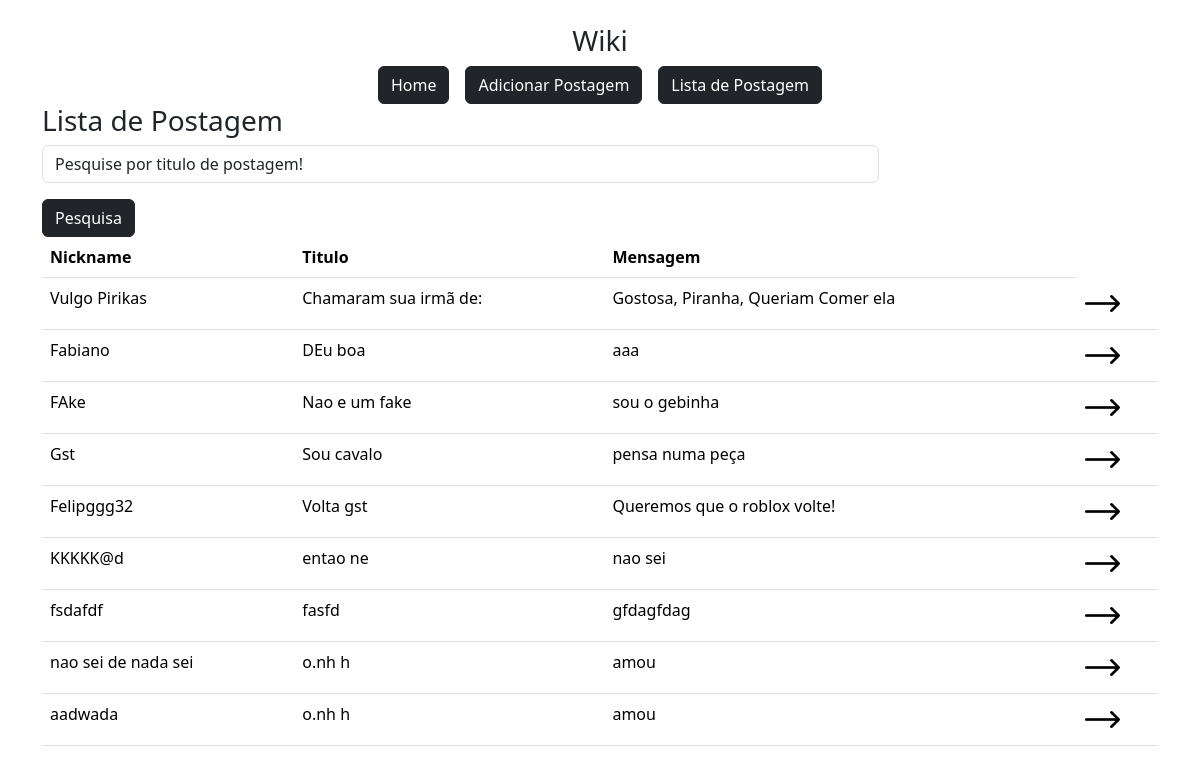
Screenshot of /lista with the database file from the repository.
### app/models.py (models this page shows)
class Wiki(db.Model):
    id = db.Column(db.Integer, primary_key=True)
    data_envio = db.Column(db.DateTime, default=datetime.now())
    nickname = db.Column(db.String)
    titulo = db.Column(db.String)
    mensagem = db.Column(db.String)
    curtidas = db.Column(db.Integer, default=0)
    respostas = db.relationship("Resposta", back_populates="wiki")

### app/view.py (the view)
@app.route('/lista')
def listaPagina():
    dados = Wiki.query.all()
    if request.method == 'GET':
        pesquisa = request.args.get('pesquisa', '')
    dados = Wiki.query.order_by('titulo')
    if pesquisa:
        dados = dados.filter(Wiki.titulo==pesquisa)
    context = {'dados': dados.all()}
    return render_template('listapostagem.html',context=context)

### app/templates/listapostagem.html (shortened to what this page needs)
{% extends 'base.html' %}
{% block content %}
    <div class="container">
        <div class="mt-4">
            {% include 'nave.html' %}
            <h3>Lista de Postagem</h3>
            <form method="get" class="'row">
                <div class="col-9">
                    <input type="text" name="pesquisa" class="form-control" value="Pesquise por titulo de postagem!" onfocus="limparTexto(this)">
                </div>
                <div class="col-3 mt-3">
                    <button type="submit" class="btn btn-dark">Pesquisa</button>
                </div>
            </form>
                <table class="table">
                    <thead>
                        <tr>
                            <th>Nickname</th>
                            <th>Titulo</th>
                            <th>Mensagem</th>
                        </tr>
                    </thead>
                    <body>
                        {% for linha in context['dados'] %}
                        <tr>
                            <td>{{linha.nickname}}</td>
                            <td>{{linha.titulo}}</td>
                            <td>{{linha.mensagem}}</td>
                            <td><a href="{{url_for('contatoDetail', id=linha.id)}}"><img src="{{url_for('static', filename='img/seta-direita.png')}}" style="width: 35px;"></a></td>
                        </tr>
                        {% endfor %}
                    </body>
                </table>
        </div>
    </div>
{% endblock %}

### app/templates/base.html (shortened to what this page needs)
<!DOCTYPE html>
<html lang="pt-BR">
<head>
    <link href="https://cdn.jsdelivr.net/npm/bootstrap@5.3.3/dist/css/bootstrap.min.css" rel="stylesheet">
</head>
<body>
    <section class="container-fluid mt-2">
        {% block content %} {% endblock %}
    </section>
</body>
</html>

### app/templates/nave.html
<div class="d-flex justify-content-center align-items-center flex-wrap">
    <h3 class="mr-3">Wiki</h3>
</div>
<div class="d-flex justify-content-center align-items-center flex-wrap">
    <a href="/" class="btn btn-dark">Home</a>
    <a href="{{url_for('adicionarPostagem')}}" class="btn btn-dark ml-2 mx-3">Adicionar Postagem</a>
    <a href="{{url_for('listaPagina')}}" class="btn btn-dark ml-2">Lista de Postagem</a>
</div>

### rows the page displays
Wiki: nickname "Vulgo Pirikas", titulo "Chamaram sua irmã de:", mensagem "Gostosa, Piranha, Queriam Comer ela"
Wiki: nickname "Fabiano", titulo "DEu boa", mensagem "aaa"
Wiki: nickname "FAke", titulo "Nao e um fake", mensagem "sou o gebinha"
Wiki: nickname "Gst", titulo "Sou cavalo", mensagem "pensa numa peça"
Wiki: nickname "Felipggg32", titulo "Volta gst", mensagem "Queremos que o roblox volte!"
Wiki: nickname "KKKKK@d", titulo "entao ne", mensagem "nao sei"
Wiki: nickname "fsdafdf", titulo "fasfd", mensagem "gfdagfdag"
Wiki: nickname "nao sei de nada sei", titulo "o.nh h", mensagem "amou"
Wiki: nickname "aadwada", titulo "o.nh h", mensagem "amou"
